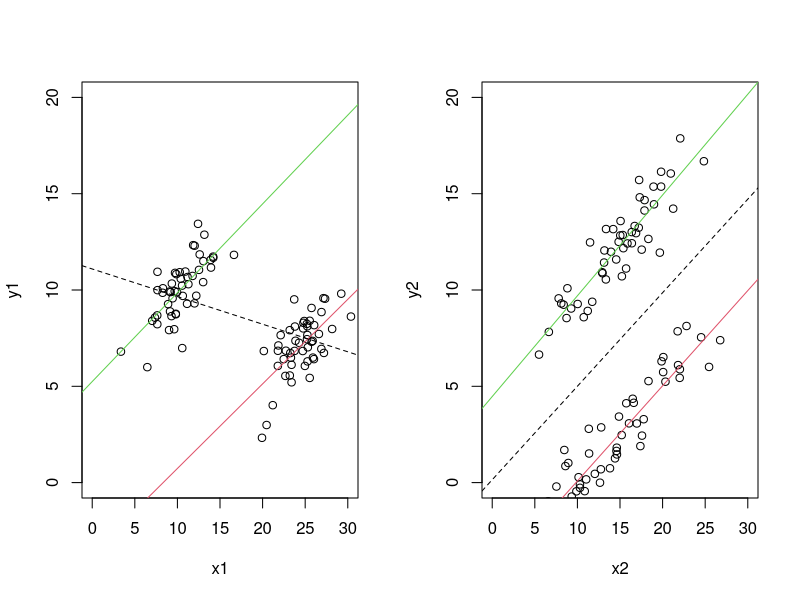
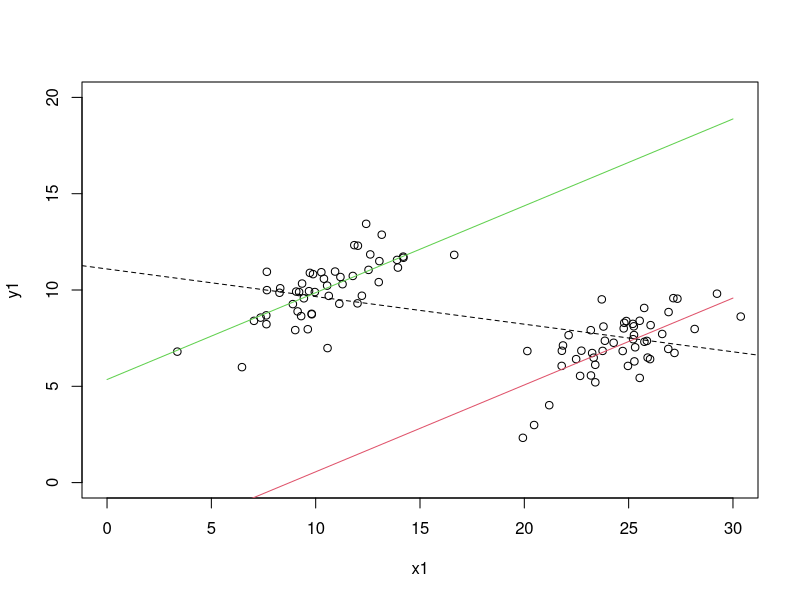
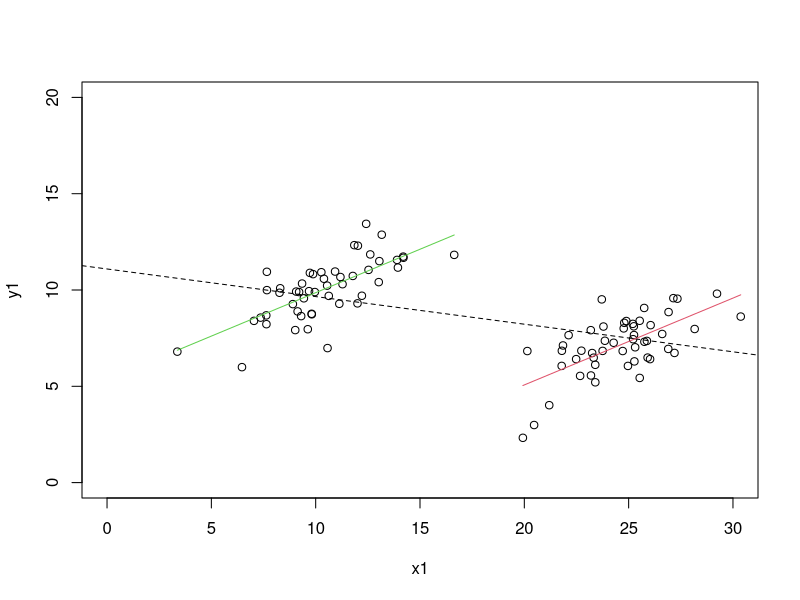

The R script that drew these images, in order: (Note: this script raises an error after producing the figures.)
# Regression with Indicator Variables
# ===================================

x1 <- c(rnorm(50, 25, 2.5),rnorm(50, 10, 2.5))
x2 <- rnorm(100, 15, 5)
gr <- c(rep("m",50), rep("f", 50))
y1 <- 0.5*x1+rnorm(100,0,1)+ifelse(gr=="m", -5, 5)
y2 <- 0.5*x2+rnorm(100,0,1)+ifelse(gr=="m", -5, 5)

par(mfrow=c(1,2))
plot(y1~x1, xlim=c(0,30), ylim=c(0,20))
abline(lm(y1~x1, subset=gr=="m"), col=2)
abline(lm(y1~x1, subset=gr=="f"), col=3)
abline(lm(y1~x1), lty=2)
plot(y2~x2, xlim=c(0,30),ylim=c(0,20))
abline(lm(y2~x2, subset=gr=="m"), col=2)
abline(lm(y2~x2, subset=gr=="f"), col=3)
abline(lm(y2~x2), lty=2)
par(mfrow=c(1,1))


# All data without grouping Info
res.1  <- lm(y1 ~ x1)
summary(res.1)


# Common Slope Model
i.gr <- ifelse(gr=="m", 1, 0)
res.1a <- lm(y1 ~ x1 + i.gr)
summary(res.1a)


plot(y1~x1, xlim=c(0,30), ylim=c(0,20))
abline(res.1, lty=2)

# Visualisierung Variante 1
xi <- c(0,30)
yi <- coef(res.1a)[1] + xi*coef(res.1a)[2] +  coef(res.1a)[3]
lines(xi, yi, col=2)
yi <- coef(res.1a)[1] + xi*coef(res.1a)[2]
lines(xi, yi, col=3)


# Visualisierung Variante 2
plot(y1~x1, xlim=c(0,30), ylim=c(0,20))
abline(res.1, lty=2)
new.m <- as.data.frame(cbind(x1=sort(x1[1:50]), i.gr=rep(1,50)))
new.f <- as.data.frame(cbind(x1=sort(x1[51:100]), i.gr=rep(0,50)))
lines(sort(x1[1:50]), predict(res.1a, new=new.m), col=2)
lines(sort(x1[51:100]), predict(res.1a, new=new.f), col=3)

# Model with Interactions
x_i.gr <- x*i.gr
res.1m <- lm(y1 ~ x1 + i.gr + x_i.gr)
summary(res.1m)

summary(lm(y1~x1+gr))